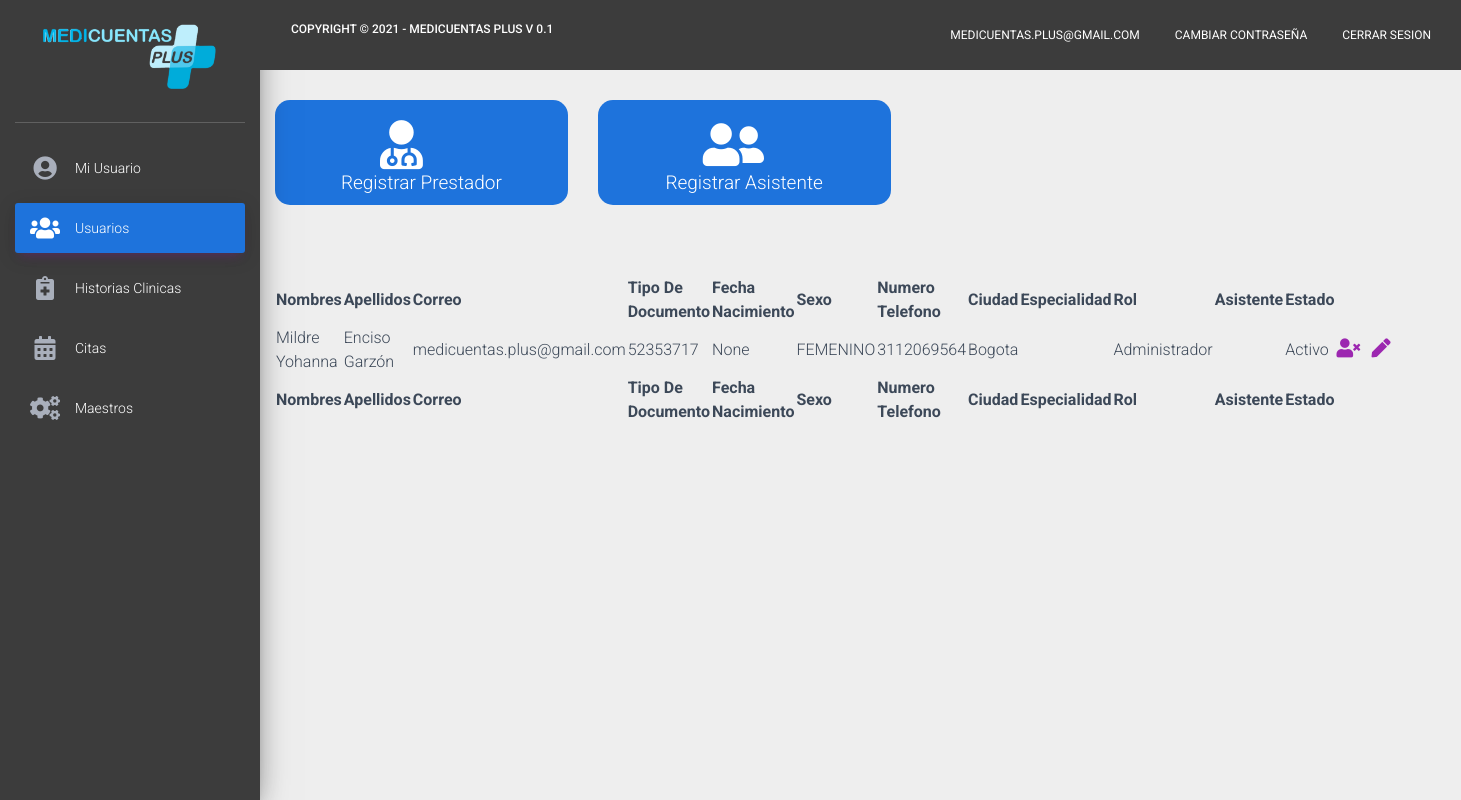
Page /usuarios (signed in) on the committed database.
### modelos/models.py (models this page shows)
class Usuario(models.Model):
    primernombre = models.CharField(max_length=1000, blank=True, null=True)
    segundonombre = models.CharField(max_length=1000, blank=True, null=True)
    primerapellido = models.CharField(max_length=1000, blank=True, null=True)
    segundoapellido = models.CharField(max_length=1000, blank=True, null=True)
    usuario = models.CharField(max_length=1000, blank=True, null=True)
    clave = models.TextField(blank=True, null=True)
    tipodocumento= models.CharField(max_length=1000, blank=True, null=True)
    numerodocumento= models.CharField(max_length=1000, blank=True, null=True)
    fechanacimiento = models.DateField(blank=True, null=True)
    edad = models.CharField(max_length=100, blank=True, null=True)
    numerotelefono = models.IntegerField( blank=True, null=True)
    ciudad = models.ForeignKey(Ciudad, on_delete=models.CASCADE,blank=True, null=True)
    especialidad = models.ForeignKey(Especialidad, on_delete=models.CASCADE,blank=True, null=True)
    rol = models.CharField(max_length=500, blank=True , null=True)
    asistente = models.CharField(max_length=500, blank=True, null= True)
    permisoscomentario = models.CharField(max_length=100, blank=True, null= True)
    sexo = models.CharField(max_length=500, blank=True, null= True)
    consultorio = models.CharField(max_length=500, blank=True, null= True)
    estado = models.CharField(max_length=500, blank=True, null= True)

class Ciudad(models.Model):
    ciudad = models.CharField(max_length=1000, blank=True, null=True)

### modelos/views.py (the view)
# urls.py: path('usuarios',usuarios),
def usuarios(request):
    if request.session.get('validar') == False:
        return redirect('/')
    else:
        usuario = Usuario.objects.get(id=request.session.get('user'))
        if usuario.rol == "Administrador":
            usuarios = Usuario.objects.all()
            return render(request,'miusuarios.html',{"usuarios":usuarios,"usuario":usuario,"sesion":request.session.get('validar')})
        else:
            return redirect('/dashboard')

### modelos/templates/miusuarios.html (shortened to what this page needs)
<!doctype html>
<html lang="en">
{% load static %}
<head>
    <link rel="stylesheet" href="https://maxcdn.bootstrapcdn.com/font-awesome/latest/css/font-awesome.min.css">
    <link rel="stylesheet" href="https://use.fontawesome.com/releases/v5.7.0/css/all.css"
>
    <link href="https://cdn.jsdelivr.net/npm/bootstrap@5.1.1/dist/css/bootstrap.min.css" rel="stylesheet"
>
    <link href="{% static 'css/material-dashboard.css' %}" rel="stylesheet" />
</head>
<body>
    <div class="wrapper ">
        <div class="sidebar" data-color="purple" data-background-color="white">
            <div class="logo" style="background-color: #3c3c3c;">
                <a href="" class="simple-text logo-mini">
                    <img src="{% static 'imagenes/logo1.png'%}" style=" width: 70%; margin-bottom: 10px" />
                </a>
            </div>
            <div class="sidebar-wrapper" style="background-color: #3c3c3c !important;">
                <ul class="nav">
                    <li class="nav-item">
                        <a class="nav-link" style="color: #fff;" href="/dashboard">
                            <i class="fas fa-user-circle"></i>
                            <p>Mi Usuario</p>
                        </a>
                    </li>
                    <li class="nav-item active">
                        <a class="nav-link" href="/usuarios" style="background-color: #1e73dc !important;">
                            <i class="fas fa-users"></i>
                            <p>Usuarios</p>
                        </a>
                    </li>
                    <li class="nav-item">
                        <a class="nav-link" href="/historiasclinicas" style="color: #fff;">
                            <i class="fas fa-notes-medical"></i>
                            <p>Historias Clinicas</p>
                        </a>
                    </li>
                    <li class="nav-item">
                        <a class="nav-link" href="/citas" style="color: #fff;">
                            <i class="fas fa-calendar-alt"></i>
                            <p>Citas</p>
                        </a>
                    </li>
                    <li class="nav-item">
                        <a class="nav-link" href="/maestros" style="color: #fff;">
                            <i class="fas fa-cogs"></i>
                            <p>Maestros</p>
                        </a>
                    </li>
                </ul>
            </div>
        </div>
        <div class="main-panel">
            <nav class="navbar navbar-expand-lg navbar-transparent navbar-absolute fixed-top"
                style="background-color: #3c3c3c !important; color: #fff !important;">
                <div class="container-fluid">
                    <div class="navbar-wrapper">
                        <a class="navbar-brand" href="javascript:;">
                            <h6>Copyright © 2021 - Medicuentas Plus V 0.1</h6>
                        </a>
                    </div>
                    <div class="collapse navbar-collapse justify-content-end">
                        <ul class="navbar-nav">
                            <li class="nav-item">
                                <a class="nav-link" href="javascript:;">
                                    {{usuario.usuario}}
                                </a>
                            </li>
                            <li class="nav-item">
                                <a class="nav-link" href="/cambioclave/{{usuario.id}}">
                                    Cambiar Contraseña
                                </a>
                            </li>
                            <li class="nav-item">
                                <a class="nav-link" href="/logout">
                                    Cerrar Sesion
                                </a>
                            </li>
                        </ul>
                    </div>
                </div>
            </nav>
            <div class="content">
                <div class=" w-100  row" style="width:fit-content; margin-bottom: 30px;">
                    <div class="col-12 col-sm-3 col-md-3" style="background-color: rgb(30, 115, 220);
                    margin:  0px 20px 40px 15px;
                    border-radius: 15px;">
                        <i class="fas fa-user-md"
                            style="color: rgb(255, 255, 255); font-size: 49px; margin-left: 90px; margin-top: 20px;"></i>
                        <a href="/usuarios/registrarprestador"
                            style="color:rgb(255, 255, 255) !important; font-size: 19px;">
                            <h4 style="font-size: 19px; text-align: center;">Registrar Prestador</h4>
                        </a>
                    </div>
                    <div class="col-12 col-sm-3 col-md-3" style="background-color: rgb(30, 115, 220);
                    margin: 0px 20px 40px 10px;
                    border-radius: 15px;">
                        <i class="fas fa-user-friends"
                            style="color: rgb(255, 255, 255); font-size: 49px; margin-left: 90px; margin-top: 20px;"></i>
                        <a href="/usuarios/registarasistente" style="color:rgb(255, 255, 255) !important; font-size: 19px;">
                            <h4 style="font-size: 19px; text-align: center;">Registrar Asistente</h4>
                        </a>
                    </div>
                </div>
                <table id="example" class="display nowrap" style="width:100%">
                    <thead>
                        <tr>
                            <th>Nombres</th>
                            <th>Apellidos</th>
                            <th>Correo</th>
                            <th>Tipo De Documento</th>
                            <th>Fecha Nacimiento</th>
                            <th>Sexo</th>
                            <th>Numero Telefono</th>
                            <th>Ciudad</th>
                            <th>Especialidad</th>
                            <th>Rol</th>
                            <th>Asistente</th>
                            <th>Estado</th>
                            <th></th>
                        </tr>
                    </thead>
                    <tbody>
                        {% for user in usuarios%}
                        <tr>
                            <td>{{user.primernombre}} {{user.segundonombre}}</td>
                            <td>{{user.primerapellido}} {{user.segundoapellido}}</td>
                            <td>{{user.usuario}}</td>
                            <td>{{user.numerodocumento}}</td>
                            <td>{{user.fechanacimiento}}</td>
                            <td>{{user.sexo}}</td>
                            <td>{{user.numerotelefono}}</td>
                            <td>{{user.ciudad.ciudad}}</td>
                            <td>
                            </td>
                            <td>{{user.rol}}</td>
                            <td>
                            </td>
                            <td>
                                {{user.estado}}
                            </td>
                            <td>
                                <div class="w-100 row">
                                    <div class="col-md-1">
                                        {% if user.estado == 'Activo'%}
                                        <a type="button" href="/usuarios/inactivar/activar/{{user.id}}" style="width: 10%;"><i
                                                class="fas fa-user-times"
                                                style="font-size: 19px; margin-right: 90px;"></i></a>
                                        {%else%}
                                        <a type="button" href="/usuarios/inactivar/activar/{{user.id}}" style="width: 10%;"><i
                                                class="fas fa-user"
                                                style="font-size: 19px; margin-right: 90px;"></i></a>
                                        {%endif%}
                                    </div>
                                    <div class="col-md-1" style="margin-left: 35px; float: left; position: absolute;">
                                        <a href="/usuarios/editar/{{user.id}}" style="width: 10%;"><i class="fas fa-pen"
                                                style="font-size: 19px; margin-right: -20px;"></i></a>
                                    </div>
                                </div>
                            </td>
                        </tr>
                        {% endfor %}
                    </tbody>
                    <tfoot>
                        <tr>
                            <th>Nombres</th>
                            <th>Apellidos</th>
                            <th>Correo</th>
                            <th>Tipo De Documento</th>
                            <th>Fecha Nacimiento</th>
                            <th>Sexo</th>
                            <th>Numero Telefono</th>
                            <th>Ciudad</th>
                            <th>Especialidad</th>
                            <th>Rol</th>
                            <th>Asistente</th>
                            <th>Estado</th>
                            <th></th>
                        </tr>
                    </tfoot>
                </table>
            </div>
        </div>
    </div>
    <link rel="stylesheet" type="text/css" href="https://cdn.datatables.net/v/dt/dt-1.11.2/datatables.min.css" />
</body>
</html>

### rows in the picture
Usuario: usuario "MEDICUENTAS.PLUS@GMAIL.COM", primernombre "Mildre", segundonombre "Yohanna", primerapellido "Enciso", segundoapellido "Garzón", usuario "medicuentas.plus@gmail.com", numerodocumento "52353717", fechanacimiento "None", sexo "FEMENINO", numerotelefono "3112069564", ciudad.ciudad "Bogota", rol "Administrador", estado "Activo"
